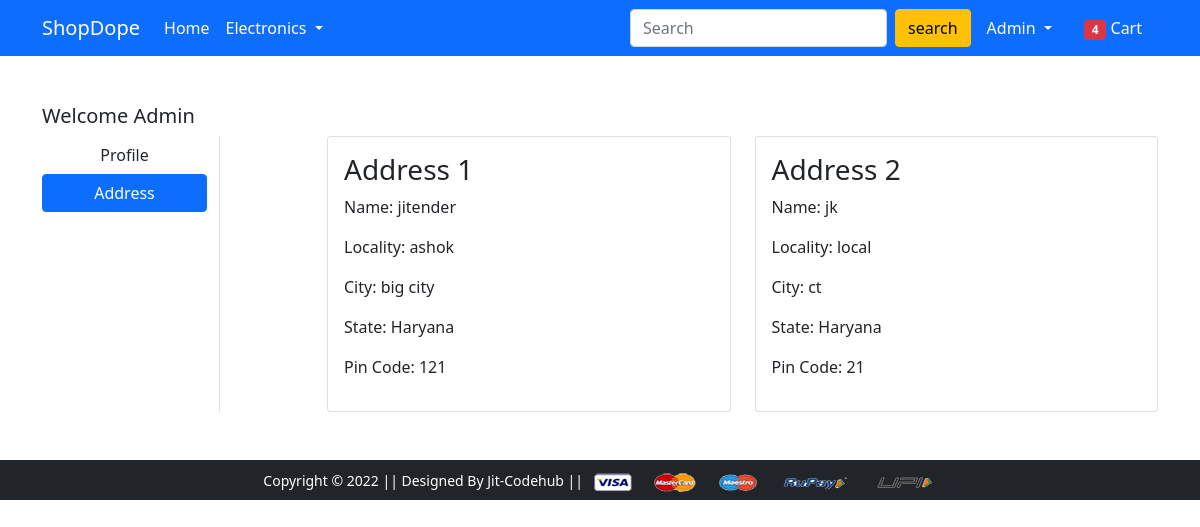
The page /address/ (signed in) on the database its author committed.
### app/models.py (models this page shows, shortened)
class Customer(models.Model):
    user = models.ForeignKey(User, on_delete=models.CASCADE)
    name = models.CharField(max_length=200)
    locality = models.CharField(max_length=200)
    city = models.CharField(max_length=50)
    zipcode = models.IntegerField()
    state = models.CharField(choices=STATE_CHOICES, max_length=50)

### app/views.py (the view)
# urls.py: path('address/', views.address, name='address'),
@login_required
def address(request):
    add = Customer.objects.filter(user=request.user)
    return render(request, 'app/address.html',{"add":add,'active':'btn-primary'})

### app/templates/app/address.html (shortened to what this page needs)
{% extends 'app/base.html' %}
{% load static %}
{% block main-content %}
<div class="container my-5">
 <div class="row">
 <h5>Welcome {{request.user|title}}</h5>
  <div class="col-sm-2 border-end">
   <ul class="list-unstyled">
    <li class="d-grid"><a href="{% url 'profile' %}" class="btn ">Profile</a></li>
    <li class="d-grid"><a href="{% url 'address' %}" class="btn {{active}}">Address</a></li>
   </ul>
  </div>
  <div class="col-sm-9 offset-sm-1">
   <div class="row">
    {% for ad in add %}
    <div class="col-sm-6">
     <div class="card">
      <div class="card-body">
       <h3>Address {{forloop.counter}}</h3>
       <p>Name: {{ad.name}}</p>
       <p>Locality: {{ad.locality}}</p>
       <p>City: {{ad.city}}</p>
       <p>State: {{ad.state}}</p>
       <p>Pin Code: {{ad.zipcode}}</p>
      </div>
     </div>
    </div>
    {% endfor %}
   </div>
  </div>
 </div>
</div>
{% endblock main-content %}

### app/templates/app/base.html (shortened to what this page needs)
<!doctype html>
{% load static %}
<html lang="en">
  <head>
    <link href="https://cdn.jsdelivr.net/npm/bootstrap@5.0.0-beta1/dist/css/bootstrap.min.css" rel="stylesheet">
    <link rel="stylesheet" href="{% static 'app/css/owl.carousel.min.css' %}">
    <link rel="stylesheet" href="{% static 'app/css/all.min.css' %}">
    <link rel="stylesheet" href="{% static 'app/css/style.css' %}">
  </head>
  <body>
    <nav class="navbar navbar-expand-lg navbar-dark bg-primary">
     <div class="container">
       <a class="navbar-brand" href="/">ShopDope</a>
       <div class="collapse navbar-collapse" id="navbarSupportedContent">
         <ul class="navbar-nav me-auto mb-2 mb-lg-0">
           <li class="nav-item">
             <a class="nav-link active" aria-current="page" href="/">Home</a>
           </li>
           <li class="nav-item dropdown">
             <a class="nav-link dropdown-toggle text-white" href="#" id="electronicsDropdown" role="button" data-bs-toggle="dropdown" aria-expanded="false">
               Electronics
             </a>
           </li>
          </ul>
         <form class="d-flex">
           <input class="form-control me-2" type="search" placeholder="Search" aria-label="Search">
           <button class="btn btn-warning" type="submit">search</button>
         </form>
         <div>
          <ul class="navbar-nav me-auto mb-2 mb-lg-0">
           {% if request.user.is_authenticated %}
           <li class="nav-item dropdown mx-2">
              <a class="nav-link dropdown-toggle text-white" href="#" id="profileDropdown" role="button" data-bs-toggle="dropdown" aria-expanded="false">
                {{request.user|title}}
              </a>
            </li>
            <li class="nav-item mx-2">
             <a href="{% url 'showcart' %}" class="nav-link text-white"><span class="badge bg-danger">4</span> Cart </a>
            </li>
            {% endif %}
          </ul>
         </div>
       </div>
     </div>
    </nav>
    {% block main-content %} {% endblock main-content %}
    <footer class="container-fluid bg-dark text-center p-2 mt-5">
        <small class="text-white">Copyright &copy; 2022 || Designed By Jit-Codehub || </small>
        <img src="{% static 'app/images/payment.png' %}" alt="" srcset="" class="img-fluid" height="2px">
    </footer>
  </body>
</html>

### rows shown on the page
Customer: name "jitender", locality "ashok", city "big city", state "Haryana", zipcode "121"
Customer: name "jk", locality "local", city "ct", state "Haryana", zipcode "21"

### other values the page prints
{{ request.user|title }} "Admin"
